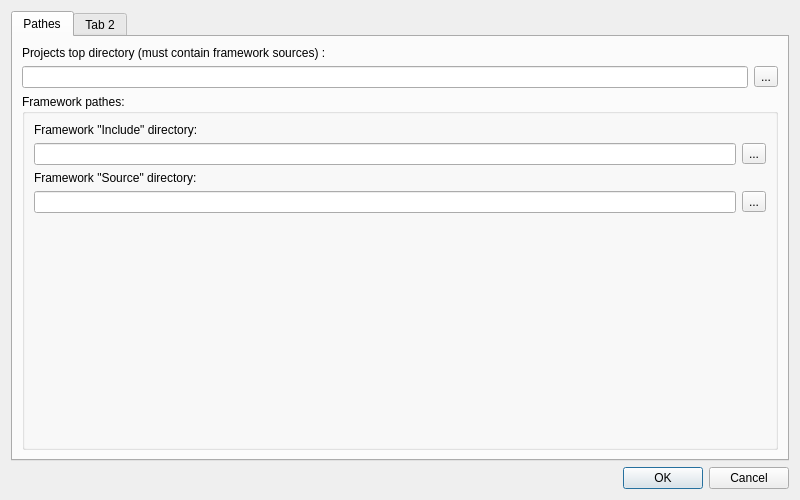
<?xml version="1.0" encoding="UTF-8"?>
<ui version="4.0">
 <author>Dmitri 'crsib' Vedenko</author>
 <class>Preferences</class>
 <widget class="QDialog" name="Preferences">
  <property name="geometry">
   <rect>
    <x>0</x>
    <y>0</y>
    <width>800</width>
    <height>500</height>
   </rect>
  </property>
  <property name="windowTitle">
   <string>Dialog</string>
  </property>
  <layout class="QHBoxLayout" name="horizontalLayout">
   <item>
    <layout class="QVBoxLayout" name="verticalLayout">
     <item>
      <widget class="QTabWidget" name="tabWidget">
       <property name="autoFillBackground">
        <bool>false</bool>
       </property>
       <property name="tabPosition">
        <enum>QTabWidget::North</enum>
       </property>
       <property name="tabShape">
        <enum>QTabWidget::Rounded</enum>
       </property>
       <property name="currentIndex">
        <number>0</number>
       </property>
       <widget class="QWidget" name="filePathes">
        <property name="toolTip">
         <string>Engine pathes</string>
        </property>
        <property name="statusTip">
         <string>Please enter file pathes here</string>
        </property>
        <attribute name="title">
         <string>Pathes</string>
        </attribute>
        <layout class="QVBoxLayout" name="verticalLayout_6">
         <item>
          <layout class="QVBoxLayout" name="verticalLayout_2">
           <item>
            <widget class="QLabel" name="label">
             <property name="text">
              <string>Projects top directory (must contain framework sources) :</string>
             </property>
            </widget>
           </item>
           <item>
            <layout class="QHBoxLayout" name="horizontalLayout_2">
             <item>
              <widget class="QLineEdit" name="edtProjTopDir"/>
             </item>
             <item>
              <widget class="QToolButton" name="btnOpenProjTopDirLoc">
               <property name="text">
                <string>...</string>
               </property>
              </widget>
             </item>
            </layout>
           </item>
          </layout>
         </item>
         <item>
          <widget class="QGroupBox" name="groupBox">
           <property name="title">
            <string>Framework pathes:</string>
           </property>
           <layout class="QHBoxLayout" name="horizontalLayout_5">
            <item>
             <layout class="QVBoxLayout" name="verticalLayout_5">
              <item>
               <layout class="QVBoxLayout" name="verticalLayout_3">
                <item>
                 <widget class="QLabel" name="label_2">
                  <property name="text">
                   <string>Framework &quot;Include&quot; directory: </string>
                  </property>
                 </widget>
                </item>
                <item>
                 <layout class="QHBoxLayout" name="horizontalLayout_3">
                  <item>
                   <widget class="QLineEdit" name="edtFrmWrkInclude"/>
                  </item>
                  <item>
                   <widget class="QToolButton" name="btnOpenFrmWrkInclude">
                    <property name="text">
                     <string>...</string>
                    </property>
                   </widget>
                  </item>
                 </layout>
                </item>
               </layout>
              </item>
              <item>
               <layout class="QVBoxLayout" name="verticalLayout_4">
                <item>
                 <widget class="QLabel" name="label_3">
                  <property name="text">
                   <string>Framework &quot;Source&quot; directory: </string>
                  </property>
                 </widget>
                </item>
                <item>
                 <layout class="QHBoxLayout" name="horizontalLayout_4">
                  <item>
                   <widget class="QLineEdit" name="edtFrmWrkSource"/>
                  </item>
                  <item>
                   <widget class="QToolButton" name="btnOpenFrmWrkSource">
                    <property name="text">
                     <string>...</string>
                    </property>
                   </widget>
                  </item>
                 </layout>
                </item>
               </layout>
              </item>
              <item>
               <spacer name="verticalSpacer">
                <property name="orientation">
                 <enum>Qt::Vertical</enum>
                </property>
                <property name="sizeHint" stdset="0">
                 <size>
                  <width>20</width>
                  <height>40</height>
                 </size>
                </property>
               </spacer>
              </item>
             </layout>
            </item>
           </layout>
          </widget>
         </item>
        </layout>
       </widget>
       <widget class="QWidget" name="tab_2">
        <attribute name="title">
         <string>Tab 2</string>
        </attribute>
       </widget>
      </widget>
     </item>
     <item>
      <widget class="QDialogButtonBox" name="buttonBox">
       <property name="orientation">
        <enum>Qt::Horizontal</enum>
       </property>
       <property name="standardButtons">
        <set>QDialogButtonBox::Cancel|QDialogButtonBox::Ok</set>
       </property>
      </widget>
     </item>
    </layout>
   </item>
  </layout>
 </widget>
 <resources/>
 <connections>
  <connection>
   <sender>buttonBox</sender>
   <signal>accepted()</signal>
   <receiver>Preferences</receiver>
   <slot>accept()</slot>
   <hints>
    <hint type="sourcelabel">
     <x>248</x>
     <y>254</y>
    </hint>
    <hint type="destinationlabel">
     <x>157</x>
     <y>274</y>
    </hint>
   </hints>
  </connection>
  <connection>
   <sender>buttonBox</sender>
   <signal>rejected()</signal>
   <receiver>Preferences</receiver>
   <slot>reject()</slot>
   <hints>
    <hint type="sourcelabel">
     <x>316</x>
     <y>260</y>
    </hint>
    <hint type="destinationlabel">
     <x>286</x>
     <y>274</y>
    </hint>
   </hints>
  </connection>
 </connections>
</ui>
